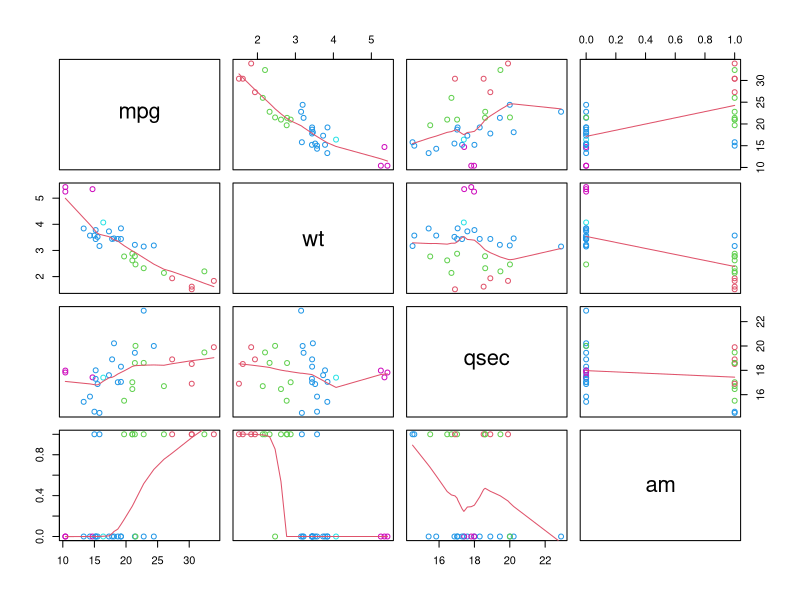
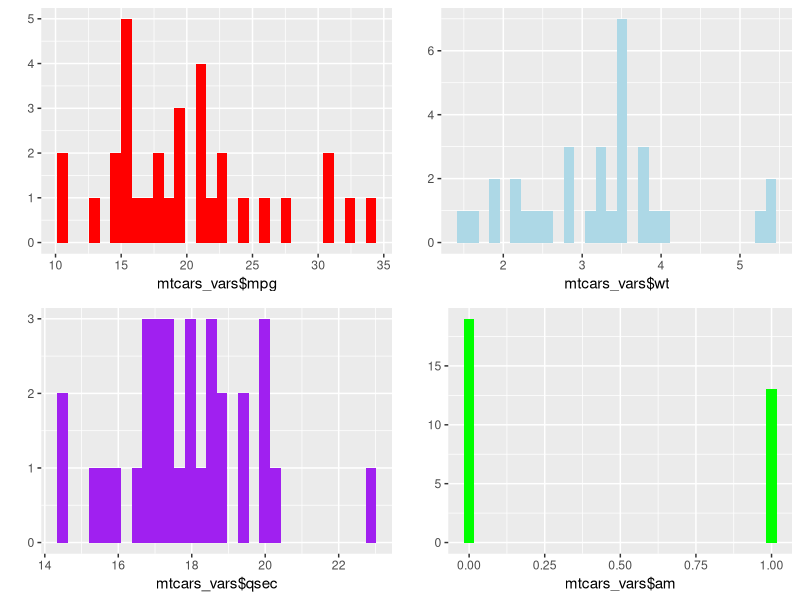
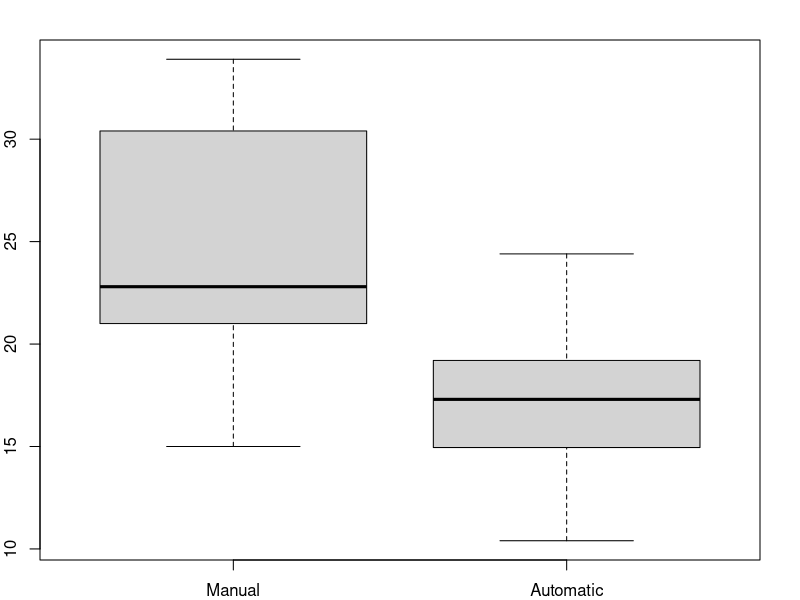
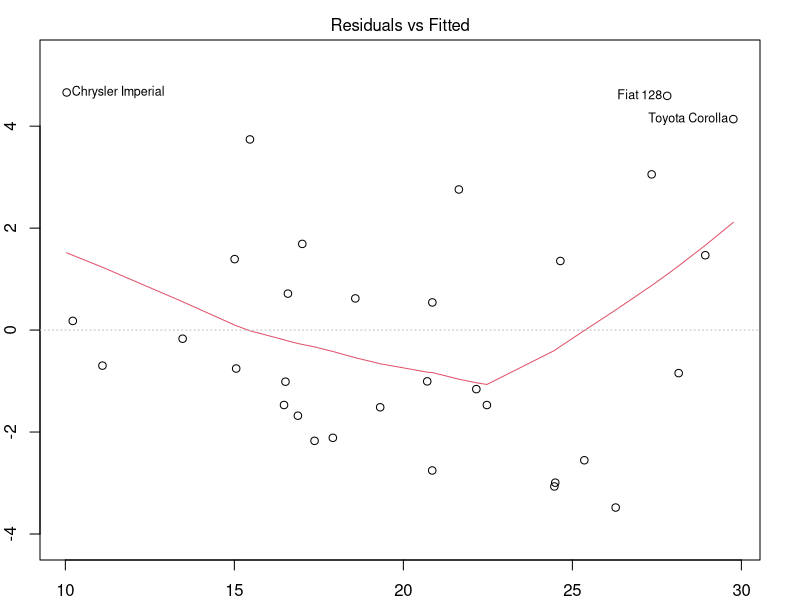

Recreate these plots in R, in order.
## ---- chunk 1
data(mtcars)
n <- length(mtcars$mpg)
alpha <- 0.05
fit <- lm(mpg ~ am, data = mtcars)
coef(summary(fit))
## ---- chunk 2
pe <- coef(summary(fit))["am", "Estimate"]
se <- coef(summary(fit))["am", "Std. Error"]
tstat <- qt(1 - alpha/2, n - 2)  # n - 2 for model with intercept and slope
pe + c(-1, 1) * (se * tstat)
## ---- chunk 3
# fit a model using the regressors suggested by bestglm residual plot is in
# Appendix
bestfit <- lm(mpg ~ wt + qsec + am, data = mtcars)
coef(summary(bestfit))
## ---- chunk 4
pe <- coef(summary(bestfit))["am", "Estimate"]
se <- coef(summary(bestfit))["am", "Std. Error"]
tstat <- qt(1 - alpha/2, n - 2)  # n - 2 for model with intercept and slope
pe + c(-1, 1) * (se * tstat)
## ---- chunk 5
# nested model testing of the model selected by bestglm
fit1 <- lm(mpg ~ wt, data = mtcars)
fit2 <- update(fit1, mpg ~ wt + qsec)
fit3 <- update(fit2, mpg ~ wt + qsec + am)
anova(fit1, fit2, fit3)
## ---- chunk 6
mtcars_vars <- mtcars[, c(1, 6, 7, 9)]
mar.orig <- par()$mar  # save the original values 
par(mar = c(1, 1, 1, 1))  # set your new values 
pairs(mtcars_vars, panel = panel.smooth, col = 9 + mtcars$wt)
## ---- chunk 7
par(mar = mar.orig)  # put the original values back 
cor(mtcars_vars)
## ---- chunk 8
library(ggplot2)
library(gridExtra)
mpg_dist <- qplot(mtcars_vars$mpg, fill = I("red"))
wt_dist <- qplot(mtcars_vars$wt, fill = I("lightblue"))
qsec_dist <- qplot(mtcars_vars$qsec, fill = I("purple"))
am_dist <- qplot(mtcars_vars$am, fill = I("green"))
grid.arrange(mpg_dist, wt_dist, qsec_dist, am_dist, ncol = 2)
## ---- chunk 9
mtcars_vars <- mtcars[, c(1, 6, 7, 9)]
mar.orig <- par()$mar  # save the original values 
par(mar = c(2, 2, 2, 2))  # set your new values 
boxplot(mtcars_vars[mtcars_vars$am == 1, ]$mpg, mtcars_vars[mtcars_vars$am == 
    0, ]$mpg, names = c("Manual", "Automatic"))
## ---- chunk 10
par(mar = mar.orig)  # put the original values back 
## ---- chunk 11
by(mtcars_vars$mpg, mtcars_vars$am, sd)
## ---- chunk 12
library(car)
leveneTest(mpg ~ factor(am), data = mtcars_vars)
## ---- chunk 13
mar.orig <- par()$mar  # save the original values 
par(mar = c(2, 2, 2, 2))  # set your new values 
plot(bestfit, which = c(1:1))
## ---- chunk 14
par(mar = mar.orig)  # put the original values back
